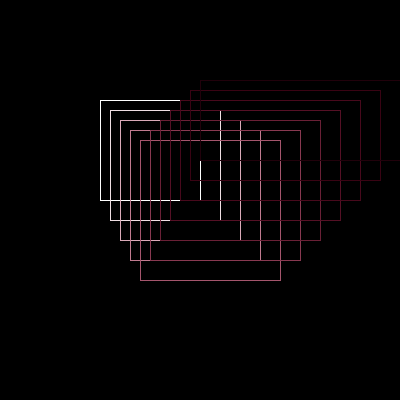
Frame 1 (no input)
Frame 60 (the mouse pressed at the canvas centre just before this capture): identical to frame 1, image omitted
Frame 120 (the mouse held since frame 60 and released just before this capture): identical to frame 1, image omitted

The Processing sketch that drew this single still picture (run headless with seeded random() and noise(); from frame 60 on, the mouse is pressed at the canvas centre):

// Processing sketch: processing_85530
// ── processing_85530.pde

void setup()
{
  size(400,400);
  smooth();
}

void draw()
{
background(0);
 
int Primal1;
Primal1=100;
int Primal2;
Primal2=100;
int Primal3;
Primal3=100;
int Primal4;
Primal4=100;

stroke(255);
noFill();
rect(Primal1,Primal2,Primal3,Primal4);
Primal1=Primal1+10;
Primal2=Primal2+10;
Primal3=Primal3+10;
Primal4=Primal4+10;
stroke(#F0DFE4);
rect(Primal1, Primal2, Primal3, Primal4);
Primal1=Primal1+10;
Primal2=Primal2+10;
Primal3=Primal3+10;
Primal4=Primal4+10;
stroke(#DBAAB9);
rect(Primal1, Primal2, Primal3, Primal4);
Primal1=Primal1+10;
Primal2=Primal2+10;
Primal3=Primal3+10;
Primal4=Primal4+10;
stroke(#C17B90);
rect(Primal1, Primal2, Primal3, Primal4);
Primal1=Primal1+10;
Primal2=Primal2+10;
Primal3=Primal3+10;
Primal4=Primal4+10;
stroke(#A5556D);
rect(Primal1, Primal2, Primal3, Primal4);
Primal1=Primal1+10;
Primal2=Primal2-10;
Primal3=Primal3+10;
Primal4=Primal4-10;
stroke(#893951);
rect(Primal1, Primal2, Primal3, Primal4);
Primal1=Primal1+10;
Primal2=Primal2-10;
Primal3=Primal3+10;
Primal4=Primal4-10;
stroke(#6A2036);
rect(Primal1, Primal2, Primal3, Primal4);
Primal1=Primal1+10;
Primal2=Primal2-10;
Primal3=Primal3+10;
Primal4=Primal4-10;
stroke(#551025);
rect(Primal1, Primal2, Primal3, Primal4);
Primal1=Primal1+10;
Primal2=Primal2-10;
Primal3=Primal3+10;
Primal4=Primal4-10;
stroke(#48091C);
rect(Primal1, Primal2, Primal3, Primal4);
Primal1=Primal1+10;
Primal2=Primal2-10;
Primal3=Primal3+10;
Primal4=Primal4-10;
stroke(#390313);
rect(Primal1, Primal2, Primal3, Primal4);
Primal1=Primal1+10;
Primal2=Primal2-10;
Primal3=Primal3+10;
Primal4=Primal4-10;
stroke(#21010B);
rect(Primal1, Primal2, Primal3, Primal4);

}
